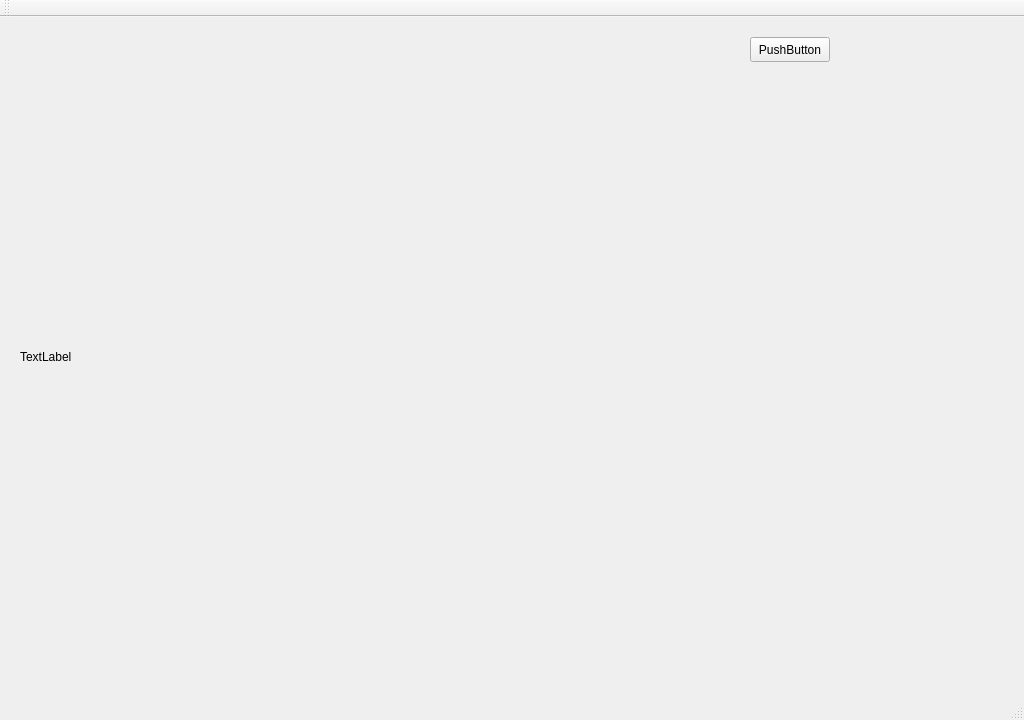
<?xml version="1.0" encoding="UTF-8"?>
<ui version="4.0">
 <class>MainWindow</class>
 <widget class="QMainWindow" name="MainWindow">
  <property name="geometry">
   <rect>
    <x>0</x>
    <y>0</y>
    <width>1024</width>
    <height>720</height>
   </rect>
  </property>
  <property name="sizePolicy">
   <sizepolicy hsizetype="Fixed" vsizetype="Fixed">
    <horstretch>0</horstretch>
    <verstretch>0</verstretch>
   </sizepolicy>
  </property>
  <property name="windowTitle">
   <string>MainWindow</string>
  </property>
  <widget class="QWidget" name="centralWidget">
   <widget class="QPushButton" name="pushButton_takepic">
    <property name="geometry">
     <rect>
      <x>750</x>
      <y>20</y>
      <width>80</width>
      <height>25</height>
     </rect>
    </property>
    <property name="text">
     <string>PushButton</string>
    </property>
   </widget>
   <widget class="QLabel" name="label_imgprv">
    <property name="geometry">
     <rect>
      <x>20</x>
      <y>20</y>
      <width>480</width>
      <height>640</height>
     </rect>
    </property>
    <property name="sizePolicy">
     <sizepolicy hsizetype="Fixed" vsizetype="Fixed">
      <horstretch>0</horstretch>
      <verstretch>0</verstretch>
     </sizepolicy>
    </property>
    <property name="text">
     <string>TextLabel</string>
    </property>
   </widget>
  </widget>
  <widget class="QMenuBar" name="menuBar">
   <property name="geometry">
    <rect>
     <x>0</x>
     <y>0</y>
     <width>1024</width>
     <height>21</height>
    </rect>
   </property>
  </widget>
  <widget class="QToolBar" name="mainToolBar">
   <attribute name="toolBarArea">
    <enum>TopToolBarArea</enum>
   </attribute>
   <attribute name="toolBarBreak">
    <bool>false</bool>
   </attribute>
  </widget>
  <widget class="QStatusBar" name="statusBar"/>
 </widget>
 <layoutdefault spacing="6" margin="11"/>
 <resources/>
 <connections/>
</ui>
